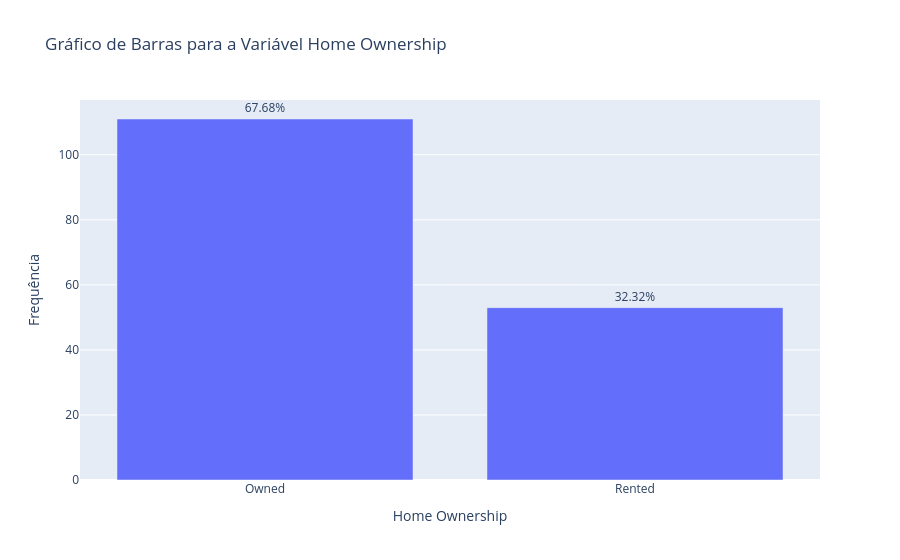

The notebook cell saved with this chart:
### Markdown cell above
Visualiza-se no gráfico que há uma maior porcentagem de 'Married' em 'Marital Status'.

### Code cell
contagem = df['Home Ownership'].value_counts().reset_index()
contagem.columns = ['Home Ownership', 'Frequência']

# Porcentagem
total = contagem['Frequência'].sum()
contagem['Porcentagem'] = (contagem['Frequência'] / total * 100).round(2)

fig = px.bar(contagem, x='Home Ownership', y='Frequência', text='Porcentagem', title='Gráfico de Barras para a Variável Home Ownership')

# Ajustar texto para mostrar %
fig.update_traces(texttemplate='%{text}%', textposition='outside')

fig.update_layout(xaxis_title='Home Ownership', yaxis_title='Frequência')
fig.show()

### Figure 1 — Plotly figure (JSON) as saved in the notebook; plotly's stock layout.template omitted (floating-point values rounded to 4 significant figures)
{"data": [{"hovertemplate": "Home Ownership=%{x}<br>Frequência=%{y}<br>Porcentagem=%{text}<extra></extra>", "legendgroup": "", "marker": {"color": "#636efa", "pattern": {"shape": ""}}, "name": "", "orientation": "v", "showlegend": false, "text": [67.68, 32.32], "textposition": "outside", "texttemplate": "%{text}%", "type": "bar", "x": ["Owned", "Rented"], "xaxis": "x", "y": [111, 53], "yaxis": "y"}], "layout": {"barmode": "relative", "legend": {"tracegroupgap": 0}, "title": {"text": "Gráfico de Barras para a Variável Home Ownership"}, "xaxis": {"anchor": "y", "domain": [0, 1], "title": {"text": "Home Ownership"}}, "yaxis": {"anchor": "x", "domain": [0, 1], "title": {"text": "Frequência"}}}}
